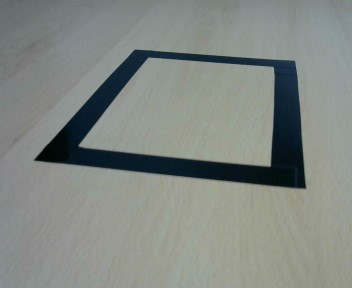
#> input picture pic.jpg, 352 x 288 px, given in place of test_cut.mp4, which was not available
$ python test4.py   (older library calls are emulated)
#> lines starting #> are read from the running program, lines starting #| are printed output that depends on the picture; pictures that were not available may be replaced by others from this repository, and a replacement may not be noted
#Client
import socket
import cv2
import numpy as np
from queue import Queue
from _thread import *
import _thread
import time
import schedule
import datetime
import math

capture = cv2.VideoCapture(r'D:\git repos\NetCC\NetCC_-Image-recognition\python\test_cut.mp4')
ret, img_tmp = capture.read()
#> img_tmp is the input picture: shape (288, 352, 3); mean B, G, R 131.5, 136.1, 130.5
img = cv2.transpose(img_tmp)
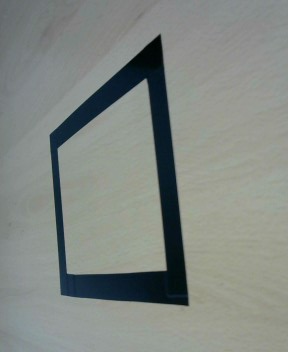
#> img: shape (352, 288, 3); mean B, G, R 131.5, 136.1, 130.5
img = cv2.flip(img, 1)
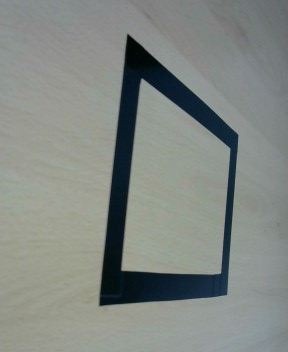
#> img: shape (352, 288, 3); mean B, G, R 131.5, 136.1, 130.5

# initialize tracker
OPENCV_OBJECT_TRACKERS = {
  "csrt": cv2.TrackerCSRT_create,
  "kcf": cv2.TrackerKCF_create,
#> (the run stopped early here; a loop or call above may not have finished)

$ run again, on gps1.jpg
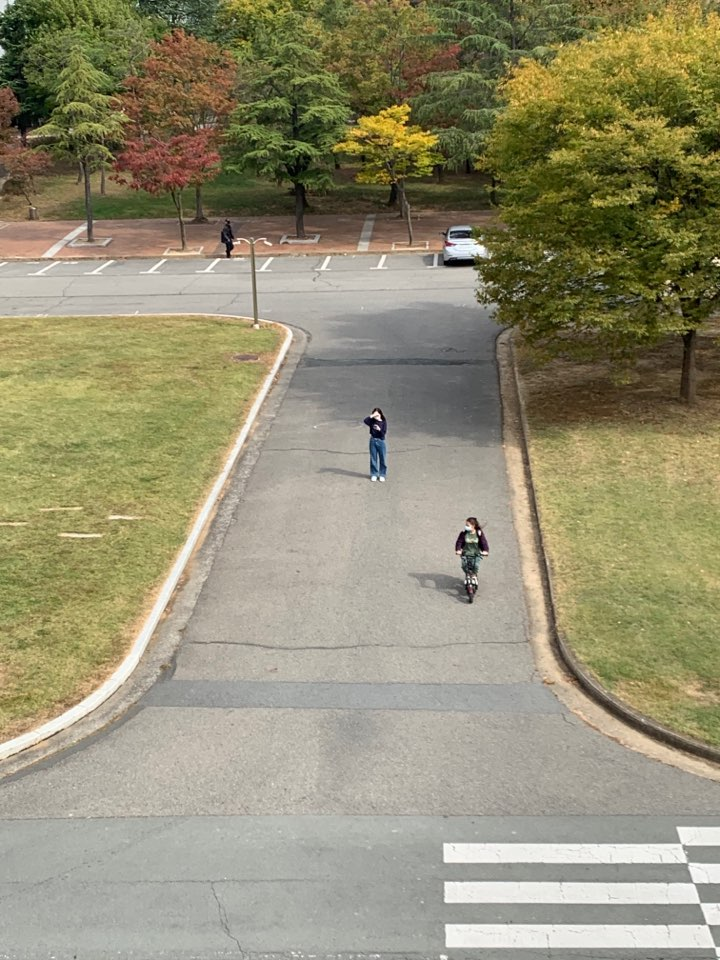
#> input picture gps1.jpg, 720 x 960 px, given in place of test_cut.mp4, which was not available
#> img_tmp is the input picture: shape (960, 720, 3); mean B, G, R 114.7, 142.7, 147.7
#> `img = cv2.transpose(img_tmp)`:
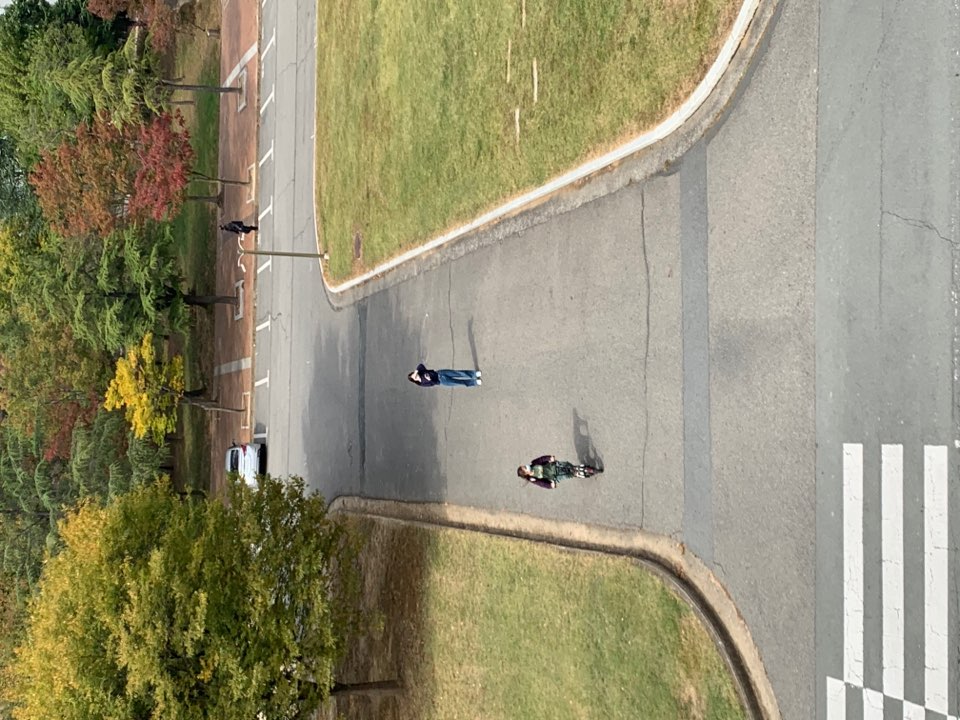
#> img: shape (720, 960, 3); mean B, G, R 114.7, 142.7, 147.7
#> `img = cv2.flip(img, 1)`:
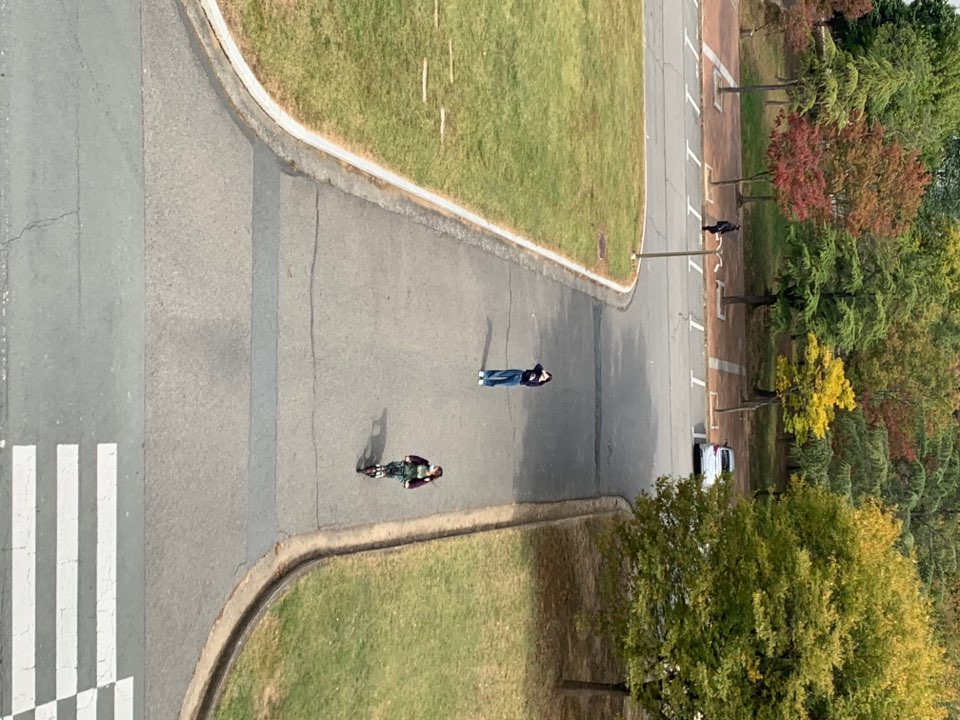
#> img: shape (720, 960, 3); mean B, G, R 114.7, 142.7, 147.7

$ run again, on frame.PNG
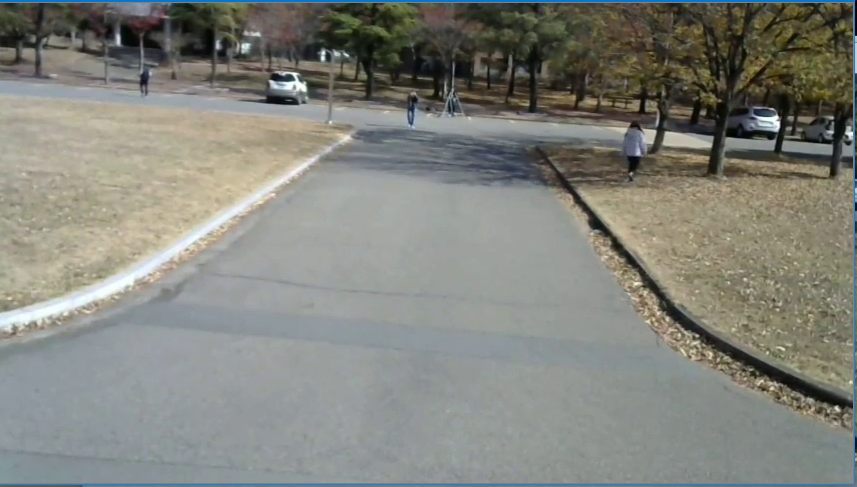
#> input picture frame.PNG, 857 x 487 px, given in place of test_cut.mp4, which was not available
#> img_tmp is the input picture: shape (487, 857, 3); mean B, G, R 124.2, 131.6, 130.2
#> `img = cv2.transpose(img_tmp)`:
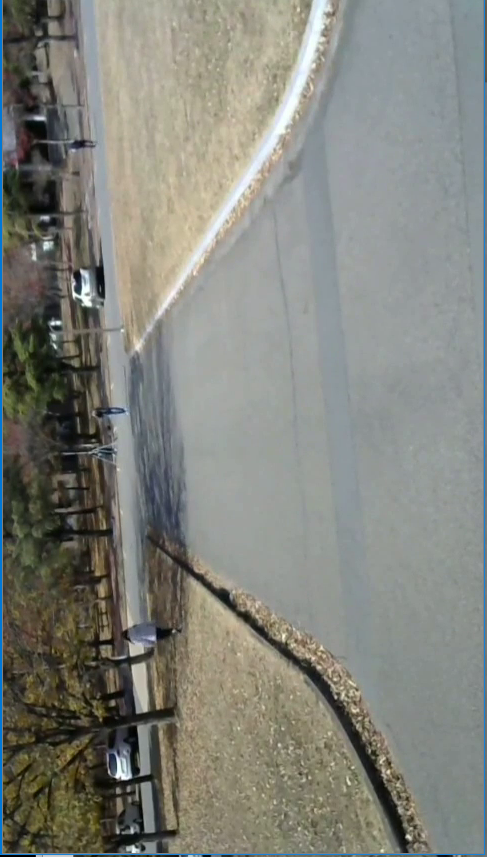
#> img: shape (857, 487, 3); mean B, G, R 124.2, 131.6, 130.2
#> `img = cv2.flip(img, 1)`:
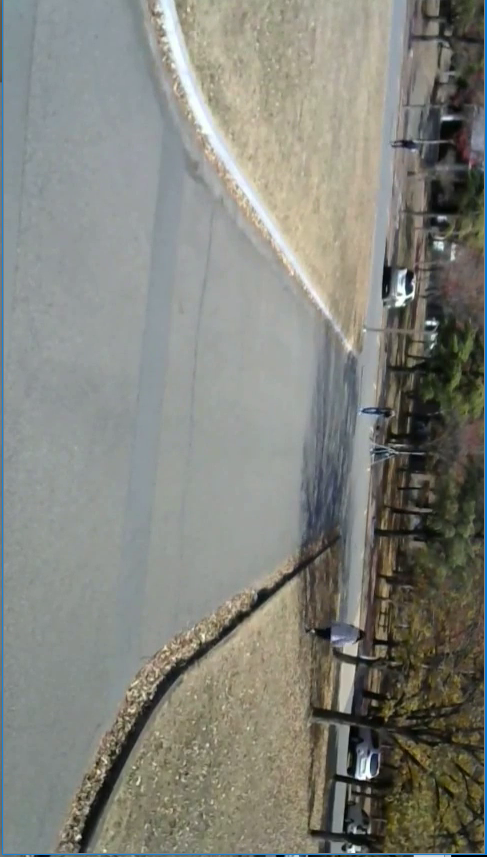
#> img: shape (857, 487, 3); mean B, G, R 124.2, 131.6, 130.2
